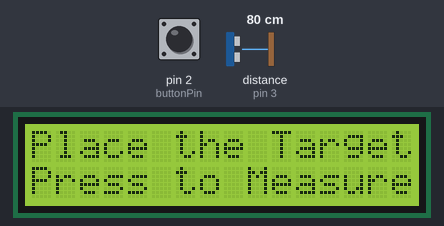
Simulated run of this sketch. Board: Arduino Uno, built with avr-gcc and run on an emulated ATmega328P. Shown: 16×2 character LCD. The inputs (shaded band) are chosen by the test bench; at power-on: pin 2 (buttonPin) HIGH, distance to the obstacle (sensor on pin 3) 80 cm. The echo pulse lasts 58.3 µs per cm; what the sketch prints to the serial monitor is not drawn.

Above: at 1.2 s.
1.3 s: pin 2 (buttonPin) pulled LOW for 0.15 s
At 2.3 s:
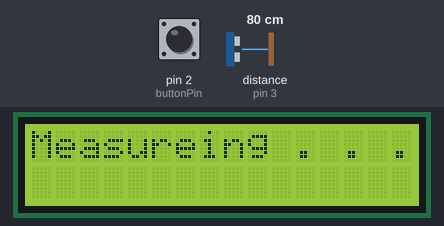
At 5.6 s:
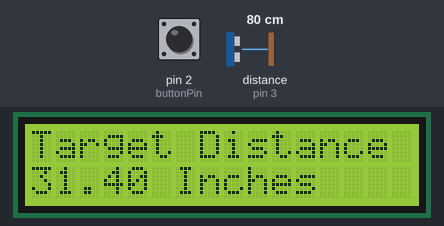
Timing chart, 0 to 7.1 s (numbered marks = the images above; inputs shaded):
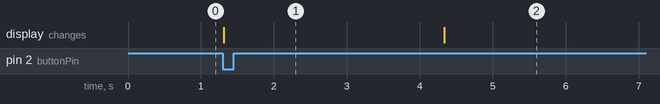

Measured:
- after the input at 1.3 s, the display: changes at once (image 1)

The sketch:

roved_precision_of_portable_distance_sensor_with_pushbutton1.ino
```cpp
#include <LiquidCrystal.h>
int rs=7;
int en=8;
int d4=9;
int d5=10;
int d6=11;
int d7=12;
int buttonPin=2;
int buttonVal;

int numMeas=100;
float avMeas;
int j;
float bucket=0;

LiquidCrystal lcd(rs,en,d4,d5,d6,d7);

int trigPin=4;
int echoPin=3;
int pingTravelTime;
float pingTravelDistance;
float distanceToTarget;
int dt=5000;
void setup() {

lcd.begin(16,2);
pinMode(trigPin,OUTPUT);
pinMode(echoPin,INPUT);
pinMode(buttonPin,INPUT);
digitalWrite(buttonPin,HIGH);
Serial.begin(9600);

}

void loop() {

lcd.setCursor(0,0);
lcd.print("Place the Target");
lcd.setCursor(0,1);
lcd.print("Press to Measure");
buttonVal=digitalRead(buttonPin);
while (buttonVal==1){
  buttonVal=digitalRead(buttonPin);
}
lcd.setCursor(0,0);
lcd.clear();
lcd.print("Measureing . . .");
for (j=1;j<=numMeas;j=j+1){
  digitalWrite(trigPin,LOW);
delayMicroseconds(10);
digitalWrite(trigPin,HIGH);
delayMicroseconds(10);
digitalWrite(trigPin,LOW);
pingTravelTime=pulseIn(echoPin,HIGH);
delay(25);
pingTravelDistance=(pingTravelTime*765.*5280.*12)/(3600.*1000000);
distanceToTarget=pingTravelDistance/2;
bucket=bucket+distanceToTarget;
}
avMeas=bucket/numMeas;
Serial.print("Av. Dist. to Target is: ");
Serial.print(avMeas);
Serial.println(" in.");
lcd.clear();
lcd.setCursor(0,0);
lcd.print("Target Distance");
lcd.setCursor(0,1);
lcd.print(distanceToTarget);
lcd.print(" Inches");
delay(dt);


}
```
